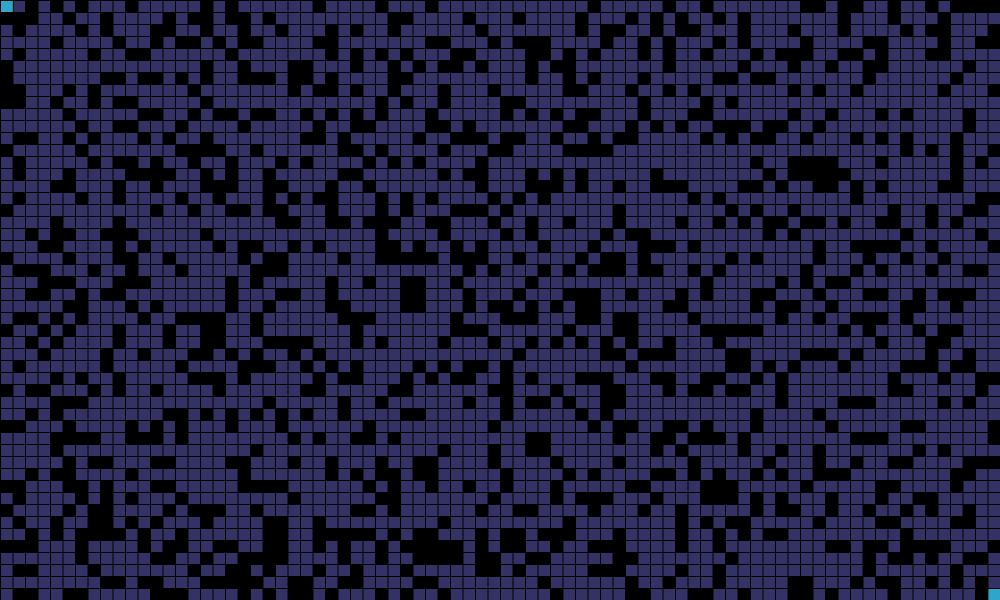
Frame 1 (no input)
Frame 60 (no input): identical to frame 1, image omitted
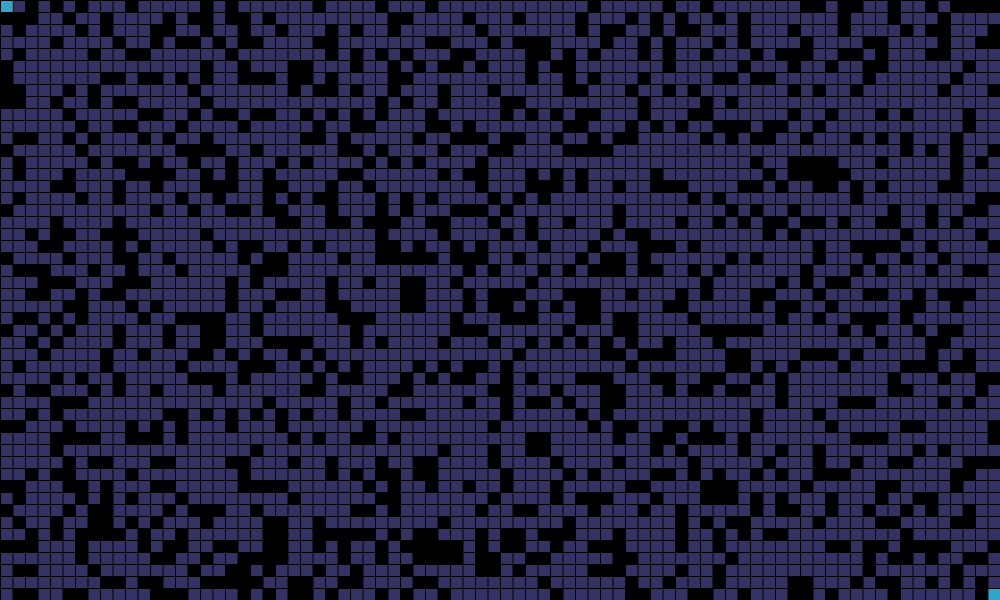
Frame 120 (the mouse pressed at the canvas centre since frame 60)

The p5.js sketch that drew these frames (run headless with seeded random() and noise() and a simulated clock; from frame 60 on, the mouse is pressed at the canvas centre):

// p5.js sketch
// ── sketch.js
function removeFromArray(array, element) {
	for (let i = array.length - 1; i >= 0; i--) {
		if (array[i] == element) {
			array.splice(i, 1)
		}
	}
}

function heuristic(a, b) {
	let d = dist(a.i, a.j, b.i, b.j)
	return d
}

const rows = 50
const cols = 80
const WALL_PERCENTAGE = 0.3

let grid = new Array(cols)

let openSet = [];
let closedSet = [];
let startSquare;
let endSquare;
let w, h;
let path = []

searching = false;

function Spot(i, j) {
	this.i = i
	this.j = j
	this.f = 0
	this.g = 0
	this.h = 0
	this.neighbors = [];
	this.previous = undefined
	this.wall = random(1) < WALL_PERCENTAGE

	this.show = function (col) {
		fill(col);
		strokeWeight(0);
		stroke(color(255, 255, 255))
		noStroke();
		if (this.wall) {
			fill(0)
		}
		rect(this.i * w+1, this.j * h+1, w - 1, h - 1)
	}

	this.addNeighbors = function (grid) {
		let i = this.i
		let j = this.j
		for (let k = -1; k <= 1; k++) {
			for (let l = -1; l <= 1; l++) {
				if (0 <= i + k && i + k < cols && 0 <= j + l && j + l < rows && !(k == 0 && l == 0)) {
					this.neighbors.push(grid[i + k][j + l])
				}
			}
		}

	}
}

function setup() {
	let cnv = createCanvas(1000, 600);
	cnv.style('display', 'block');
	w = width / cols;
	h = height / rows;

	for (let i = 0; i < cols; i++) {
		grid[i] = new Array(rows)
	}

	for (let i = 0; i < cols; i++) {
		for (let j = 0; j < rows; j++) {
			grid[i][j] = new Spot(i, j)
		}
	}

	for (let i = 0; i < cols; i++) {
		for (let j = 0; j < rows; j++) {
			grid[i][j].addNeighbors(grid)
		}
	}

	randomizeButton = createButton('Randomize Walls');
	randomizeButton.mousePressed(randomize);
	randomizeButton.size(333, 100)
	randomizeButton.style("font-size: large;")

	clearButton = createButton('Clear Walls');
	clearButton.mousePressed(clearWalls);
	clearButton.size(333, 100)
	clearButton.style("font-size: large;")

	startButton = createButton('Start Search');
	startButton.mousePressed(start);
	startButton.size(333, 100)
	startButton.style("font-size: large;")

	reset();
}

function clearWalls() {
	for (let i = 0; i < cols; i++) {
		for (let j = 0; j < rows; j++) {
			grid[i][j].wall = false
		}
	}
	reset()
}

function randomize() {
	reset()
	for (let i = 0; i < cols; i++) {
		for (let j = 0; j < rows; j++) {
			grid[i][j].wall = random(1) < WALL_PERCENTAGE
		}
	}
	startSquare.wall = false
	endSquare.wall = false
}

function start() {
	reset()
	searching = true
}

function reset() {
	console.log("resetting")
	openSet = []
	closedSet = []
	path = []

	startSquare = grid[0][0]
	endSquare = grid[cols - 1][rows - 1]
	startSquare.wall = false
	endSquare.wall = false
	searching = false

	openSet.push(startSquare)

	for (let i = 0; i < cols; i++) {
		for (let j = 0; j < rows; j++) {
			grid[i][j].previous = undefined;
		}
	}
}

function draw() {

	if (mouseIsPressed) {
		if(mouseY < height){
			reset()
		}

		for (let i = 0; i < cols; i++) {
			for (let j = 0; j < rows; j++) {
				let leftBoundary = grid[i][j].j*h
				let rightBoundary = grid[i][j].j*h+h
				let topBoundary = grid[i][j].i*w
				let botBoundary = grid[i][j].i*w+w

				if(leftBoundary - 2 < mouseY && mouseY < rightBoundary + 2 && topBoundary - 2 < mouseX && mouseX < botBoundary + 2){
					grid[i][j].wall = true
				}
			}
		}
	}

	let current
	if (openSet.length > 0 && searching) {
		let lowestIndex = 0
		for (let i = 0; i < openSet.length; i++) {
			if (openSet[i].f < openSet[lowestIndex].f) {
				lowestIndex = i;
			}
		}
		current = openSet[lowestIndex]

		if (current === endSquare) {
			searching = false;
			console.log("Done")
		}


		removeFromArray(openSet, current)
		closedSet.push(current)

		let neighbors = current.neighbors
		for (let i = 0; i < neighbors.length; i++) {
			let neighbor = neighbors[i]

			if (!closedSet.includes(neighbor) && !neighbor.wall) {
				let tempG = current.g + 1

				let newPath = false
				if (openSet.includes(neighbor)) {
					if (tempG < neighbor.g) {
						neighbor.g = tempG
						newPath = true
					}
				} else {
					neighbor.g = tempG
					newPath = true
					openSet.push(neighbor)
				}

				if (newPath) {
					neighbor.h = heuristic(neighbor, endSquare)
					neighbor.f = neighbor.g + neighbor.h
					neighbor.previous = current
					showPath(current)
				}
			}
		}

	} else {
		searching = false;
		//no solutions
	}

	background(0)
	//everything is white first
	for (let i = 0; i < cols; i++) {
		for (let j = 0; j < rows; j++) {
			grid[i][j].show(color(52,50,100));
		}
	}

	//color closed set red
	for (let i = 0; i < closedSet.length; i++) {
		closedSet[i].show(color(199, 18, 5))
	}

	//color open set green
	for (let i = 0; i < openSet.length; i++) {
		openSet[i].show(color(120, 198, 3))
	}

	//startSquare and endSquare are blue
	startSquare.show(color(47, 165, 203))
	endSquare.show(color(47, 165, 203))

	if (searching) {
		showPath(current)
	}

	for (let i = 0; i < path.length; i++) {
		path[i].show(color(47, 165, 203))
	}
}

function showPath(current) {
	path = [];
	let temp = current
	path.push(temp)
	while (temp.previous != undefined) {
		path.push(temp.previous)
		temp = temp.previous
	}
}
